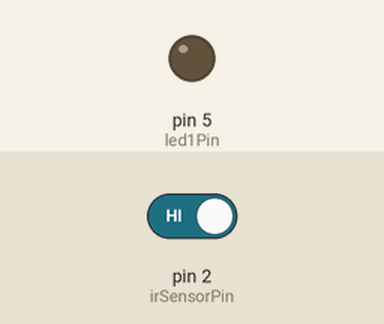
Simulated run of this sketch. Board: Arduino Uno, built with avr-gcc and run on an emulated ATmega328P. Shown: output pins drawn as LEDs (lit = HIGH). The test bench sets the inputs (shaded band); at power-on: pin 2 (irSensorPin) HIGH. The audio player accepts every command and is not drawn.

Above: at 1.7 s.
1.8 s: pin 2 (irSensorPin) driven LOW
At 2.8 s:
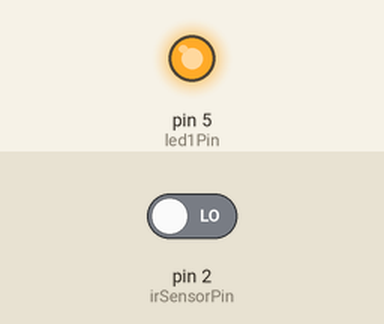
Timing chart, 0 to 4.8 s (numbered marks = the images above; inputs shaded):
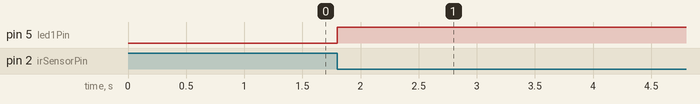

Measured:
- after the input at 1.8 s, pin 5 (led1Pin): LOW → HIGH at once

The sketch:

Arc_Welder2.ino
```cpp
#include <SoftwareSerial.h>
#include <DFRobotDFPlayerMini.h>

const int led1Pin = 5;         // Connect LED 1 to digital pin 4
const int irSensorPin = 2;     // Connect IR sensor output to digital pin 2

SoftwareSerial softwareSerial(10, 11); // RX, TX
DFRobotDFPlayerMini dfPlayer;

bool led1State = false;

void setup() {
  pinMode(led1Pin, OUTPUT);
  pinMode(irSensorPin, INPUT_PULLUP);

  digitalWrite(led1Pin, LOW);  // Initialize LED 1 as OFF

  softwareSerial.begin(9600);
  dfPlayer.begin(softwareSerial);

  dfPlayer.volume(30);  // Set volume to maximum
}

void loop() {
  int irSensorState = digitalRead(irSensorPin);

  if (irSensorState == LOW) {
    // Sensor triggered
    led1State = !led1State;
    digitalWrite(led1Pin, led1State);

    dfPlayer.play(1);   // Play track 1


    // LED_BUILTIN flashing
    digitalWrite(LED_BUILTIN, HIGH);
    delay(100);
    digitalWrite(LED_BUILTIN, LOW);
    delay(500);
    digitalWrite(LED_BUILTIN, HIGH);
    delay(500);
    digitalWrite(LED_BUILTIN, LOW);
    delay(1000);
    digitalWrite(LED_BUILTIN, HIGH);
    delay(1000);
    digitalWrite(LED_BUILTIN, LOW);
    delay(1000);
    digitalWrite(LED_BUILTIN, HIGH);
    delay(4000);
    digitalWrite(LED_BUILTIN, LOW);digitalWrite(LED_BUILTIN, HIGH);
    delay(100);
    digitalWrite(LED_BUILTIN, LOW);
    delay(500);
    digitalWrite(LED_BUILTIN, HIGH);
    delay(500);
    digitalWrite(LED_BUILTIN, LOW);
    delay(1000);
    digitalWrite(LED_BUILTIN, HIGH);
    delay(1000);
    digitalWrite(LED_BUILTIN, LOW);
    delay(1000);
    digitalWrite(LED_BUILTIN, HIGH);
    delay(4000);
    digitalWrite(LED_BUILTIN, LOW);
  }
}
```
